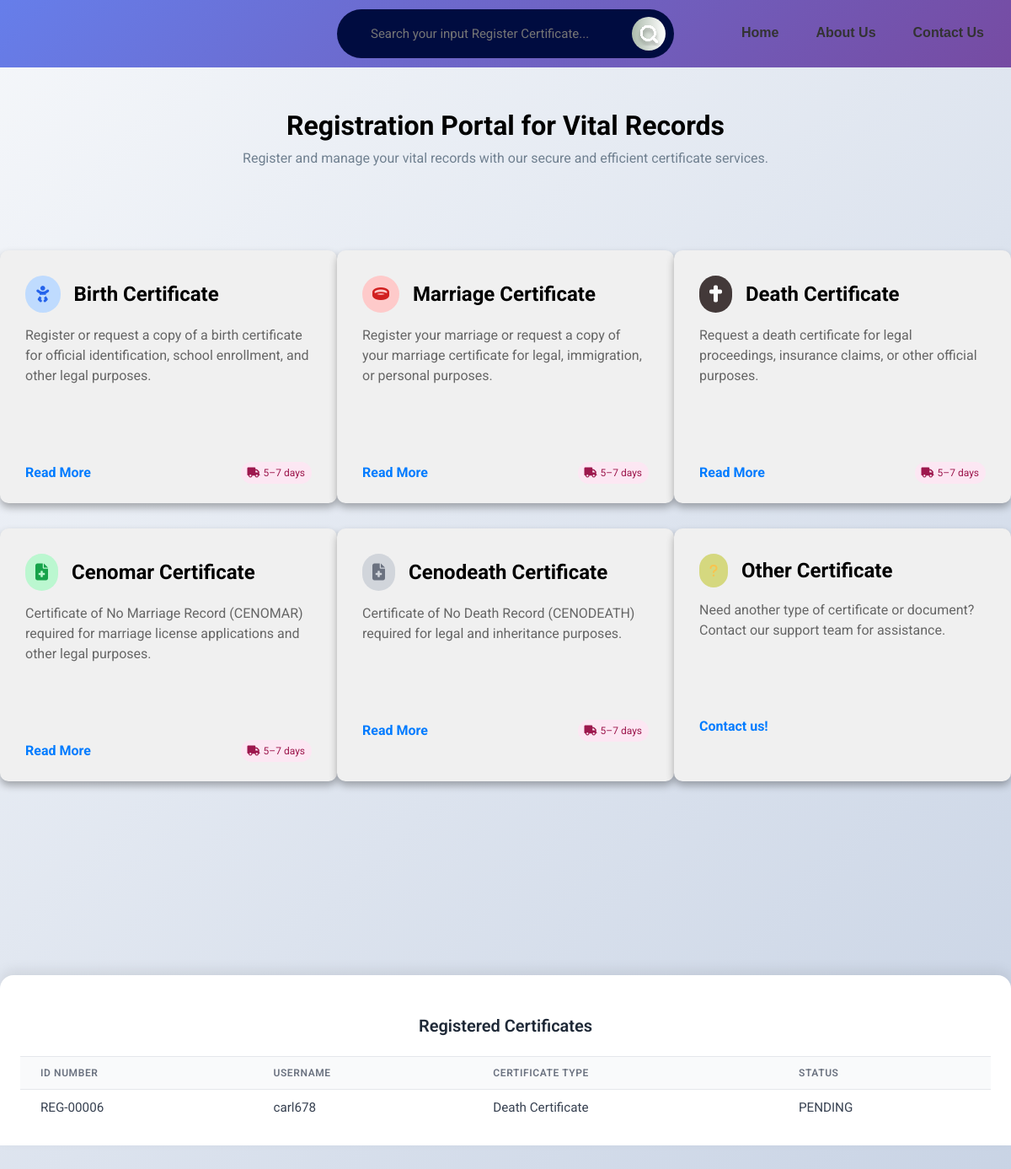
/Certification/Certificate.php (signed in), run on the app's committed database.
### tables this page shows
CREATE TABLE `document` (
  `reg_id` varchar(20) NOT NULL,
  `user_id` int(11) DEFAULT NULL,
  `cert_id` int(11) NOT NULL,
  `certif_type` varchar(50) DEFAULT NULL,
  `status` varchar(20) DEFAULT NULL
);

CREATE TABLE `users` (
  `id` int(11) NOT NULL,
  `username` varchar(255) NOT NULL,
  `email` varchar(255) NOT NULL,
  `password` varchar(255) NOT NULL,
  `created_at` timestamp NOT NULL DEFAULT current_timestamp()
);

### Certification/Certificate.php (the view, shortened to what this page needs)
<?php
include "../connect.php";
$user_id = $_SESSION['user_id'];
$sql_full = "SELECT document.reg_id, users.username, document.certif_type, document.status
             FROM document
             INNER JOIN users ON document.user_id = users.id
             WHERE users.id = ?
             ORDER BY CAST(SUBSTRING(document.reg_id, 5) AS UNSIGNED) DESC";
$stmt = $conn->prepare($sql_full);
$stmt->bind_param("i", $user_id);
$stmt->execute();
$result_full = $stmt->get_result();
?>
<!DOCTYPE html>
<html lang="en">
<head>
    <link rel="stylesheet" href="https://cdnjs.cloudflare.com/ajax/libs/font-awesome/5.15.4/css/all.min.css" />
    <link rel="stylesheet" href="https://cdnjs.cloudflare.com/ajax/libs/font-awesome/6.5.0/css/all.min.css" />
    <link rel="stylesheet" href="Certificate.css">
</head>
<body>
    <header class="head">
        <div class="header-right">
            <nav class="nav-links">
                <a href="#" data-translate="home" onclick="openHomePopup()">Home</a>
                <a href="#" data-translate="aboutus" onclick="openAboutPopup()">About Us</a>
                <a href="#" data-translate="contactus" onclick="openContactPopup()">Contact Us</a>
            </nav>
        </div>
        <div class="search-tab">
            <div class="search-cluster">
                <input class="searchInput" type="text" placeholder="Search your input Register Certificate...">
                <i class="fas fa-microphone"></i>
                <button class="searchButton" id="search-icon">
                </button>
            </div>
        </div>
    </header>
    <div class="title">
        <h1> <strong> Registration Portal for Vital Records </strong>
        </h1>
        <p>
            Register and manage your vital records with our secure and efficient certificate services.
        </p>
    </div>
    <div class="card-container">
        <div class="card" onclick="openForm('Birth Certificate')">
            <div class="card-content">
                <div class="header-with-icon">
                    <div class="icon-badge birth">
                        <i class="fas fa-baby icon-blue"></i>
                    </div>
                    <h2>Birth Certificate</h2>
                </div>
                <p>Register or request a copy of a birth certificate for official identification, school enrollment, and
                    other legal purposes.</p>
                <div class="card-footer">
                    <a href="#" class="read-more">Read More</a>
                    <span class="courier">
                        <i class="fas fa-truck icon-birth"></i> 5–7 days
                    </span>
                </div>
            </div>
        </div>
        <div class="card" onclick="openForm('Marriage Certificate')">
            <div class="card-content">
                <div class="header-with-icon">
                    <div class="icon-badge marriage">
                        <i class="fas fa-ring icon-purple"></i>
                    </div>
                    <h2>Marriage Certificate</h2>
                </div>
                <p>Register your marriage or request a copy of your marriage certificate for legal, immigration, or
                    personal purposes.</p>
                <div class="card-footer">
                    <a href="#" class="read-more">Read More</a>
                    <span class="courier">
                        <i class="fas fa-truck"></i> 5–7 days
                    </span>
                </div>
            </div>
        </div>
        <div class="card" onclick="openForm('Death Certificate')">
            <div class="card-content">
                <div class="header-with-icon">
                    <div class="icon-badge death">
                        <i class="fas fa-cross icon-red"></i>
                    </div>
                    <h2>Death Certificate</h2>
                </div>
                <p>Request a death certificate for legal proceedings, insurance claims, or other official purposes.</p>
                <div class="card-footer">
                    <a href="#" class="read-more">Read More</a>
                    <span class="courier">
                        <i class="fas fa-truck"></i> 5–7 days
                    </span>
                </div>
            </div>
        </div>
        <div class="card" onclick="openForm('Cenomar Certificate')">
            <div class="card-content">
                <div class="header-with-icon">
                    <div class="icon-badge cenomar">
                        <i class="fas fa-file-medical icon-green"></i>
                    </div>
                    <h2>Cenomar Certificate</h2>
                </div>
                <p>Certificate of No Marriage Record (CENOMAR) required for marriage license applications and other
                    legal purposes.</p>
                <div class="card-footer">
                    <a href="#" class="read-more">Read More</a>
                    <span class="courier">
                        <i class="fas fa-truck"></i> 5–7 days
                    </span>
                </div>
            </div>
        </div>
        <div class="card" onclick="openForm('Cenodeath Certificate')">
            <div class="card-content">
                <div class="header-with-icon">
                    <div class="icon-badge cenodeath">
                        <i class="fas fa-file-medical icon-gray"></i>
                    </div>
                    <h2>Cenodeath Certificate</h2>
                </div>
                <p>Certificate of No Death Record (CENODEATH) required for legal and inheritance purposes.</p>
                <div class="card-footer">
                    <a href="#" class="read-more">Read More</a>
                    <span class="courier">
                        <i class="fas fa-truck"></i> 5–7 days
                    </span>
                </div>
            </div>
        </div>
        <div class="card" onclick="openOtherCertificateAlert()">
            <div class="card-content">
                <div class="header-with-icon">
                    <div class="icon-badge other">
                        <i class="fas fa-question icon-yellow"></i>
                    </div>
                    <h2>Other Certificate</h2>
                </div>
                <p>Need another type of certificate or document? Contact our support team for assistance.</p>
                <div class="card-footer">
                    <a href="#" class="read-more">Contact us!</a>
                </div>
            </div>
        </div>
    </div>
    <div class="table-container">
        <div class="table-header">
            <h2 class="table-title">Registered Certificates</h2>
        </div>
        <div class="table-wrapper">
            <table class="table">
                <thead>
                    <tr>
                        <th>ID Number</th>
                        <th>UserName</th>
                        <th>Certificate Type</th>
                        <th>Status</th>
                    </tr>
                </thead>
                <tbody id="registrationTableBody">
                    <?php
                    if ($result_full && $result_full->num_rows > 0) {
                        while ($row = $result_full->fetch_assoc()) {
                            echo "<tr>
                    <td>" . htmlspecialchars($row['reg_id']) . "</td>
                    <td>" . htmlspecialchars($row['username']) . "</td>
                    <td>" . htmlspecialchars($row['certif_type']) . "</td>
                    <td>" . htmlspecialchars($row['status']) . "</td>
                    </tr>";
                        }
                    } else {
                        echo "<tr><td colspan='4'>No registrations found.</td></tr>";
                    }
                    ?>
                </tbody>
            </table>
        </div>
    </div>
</body>
</html>

### Certification/Certificate.css (style rules this page uses)
* { margin: 0px; padding: 0px; box-sizing: border-box; font-family: 'Roboto', sans-serif; }
body { background: linear-gradient(135deg, #f5f7fa 0%, #c3cfe2 100%); padding-bottom: 45vh; }
.head { display: flex; align-items: center; justify-content: space-between; background: linear-gradient(135deg, #667eea 0%, #764ba2 100%); transition: 0.5s ease; padding: 10px 20px; min-height: 80px; position: sticky; top: 0; z-index: 1000; }
.header-right { flex: 1; }
.nav-links { flex: 1; display: flex; justify-content: flex-end; gap: 20px; align-items: center; }
.nav-links a { text-decoration: none; color: #333; font-weight: 600; font-family: 'Plus Jakarta Sans', sans-serif; padding: 8px 12px; border-radius: 20px; border-bottom: 2px solid transparent; transition: border-bottom 0.3s ease, color 0.3s ease; }
.search-tab { position: absolute; left: 50%; transform: translateX(-50%); width: 100%; max-width: 400px; z-index: 1; }
.search-cluster { display: flex; align-items: center; justify-content: space-between; background: #000C40; border-radius: 50px; padding: 10px 20px; width: 100%; max-width: 400px; gap: 8px; position: relative; }
.search-cluster input { border: none; background: none; outline: none; color: white; font-size: 15px; padding: 10px 20px 10px 20px; width: 100%; }
#search-icon { background: var(--gradient-2, linear-gradient(90deg, #abbaab 0%, #ffffff 100%)); border: none; border-radius: 50%; width: 40px; height: 40px; display: flex; align-items: center; justify-content: center; position: absolute; right: 10px; cursor: pointer; transition: all 0.3s ease; }
.title { text-align: center; margin-top: 50px; }
.title p { margin-top: 10px; color: slategrey; }
.card-container { display: flex; justify-content: center; flex-wrap: wrap; justify-content: space-evenly; margin-top: 100px; margin-bottom: 200px; }
.card { width: 400px; height: 300px; background-color: #f0f0f0; border-radius: 10px; box-shadow: 0px 5px 10px rgba(0, 0, 0, 0.3); transition: transform 0.3s ease, box-shadow 0.3s ease; cursor: pointer; display: flex; flex-wrap: wrap; margin-bottom: 30px; }
.card-content { padding: 30px 30px; line-height: 1.5; }
.card-content p { font-size: 16px; color: #666; }
.icon-badge { background-color: #f3e8ff; padding: 0.75rem; border-radius: 9999px; margin-right: 1rem; width: fit-content; display: inline-flex; align-items: center; }
.icon-blue { color: #2563eb; font-size: 1.25rem; }
.icon-purple { color: #d11f1f; font-size: 1.25rem; }
.icon-red { color: #fcfcfc; font-size: 1.25rem; }
.icon-green { color: #16a34a; font-size: 1.25rem; }
.icon-gray { color: #6b7280; font-size: 1.25rem; }
.icon-yellow { color: #f9c34e; }
.icon-badge.birth { background-color: #bfdbfe; }
.icon-badge.marriage { background-color: #fecaca; }
.icon-badge.death { background-color: #433939; }
.icon-badge.cenomar { background-color: #bbf7d0; }
.icon-badge.cenodeath { background-color: #d1d5db; }
.icon-badge.other { background-color: #d5d87f; }
.header-with-icon { display: flex; align-items: center; margin-bottom: 15px; }
.header-with-icon h2 { font-size: 1.5rem; color: #000; }
.card-footer { display: flex; justify-content: space-between; align-items: center; margin-top: 90px; }
.read-more { font-size: 16px; text-decoration: none; color: #007BFF; font-weight: bold; display: inline-block; }
.courier { background-color: #fce7f3; color: #9d174d; font-size: 0.75rem; padding: 0.25rem 0.5rem; border-radius: 9999px; display: inline-flex; align-items: center; gap: 0.25rem; }
.table-container { bottom: 0; left: 0; right: 0; background-color: #ffffff; border-radius: 1rem 1rem 0 0; box-shadow: 0 -6px 15px rgba(0, 0, 0, 0.08); display: flex; flex-direction: column; padding: 1.5rem; }
.table-header { padding: 1.5rem; border-bottom: 1px solid #e5e7eb; }
.table-title { font-size: 1.25rem; text-align: center; font-weight: 600; color: #1f2937; }
.table-wrapper { overflow-x: auto; }
.table { width: 100%; border-collapse: collapse; }
.table thead { background-color: #f9fafb; }
.table th { padding: 0.75rem 1.5rem; text-align: left; font-size: 0.75rem; font-weight: 600; color: #6b7280; text-transform: uppercase; letter-spacing: 0.05em; }
.table td { padding: 0.75rem 1.5rem; font-size: 0.95rem; color: #374151; border-top: 1px solid #e5e7eb; }

### data on the page
document: reg_id "REG-00006", user.username "carl678", certif_type "Death Certificate", status "PENDING"
